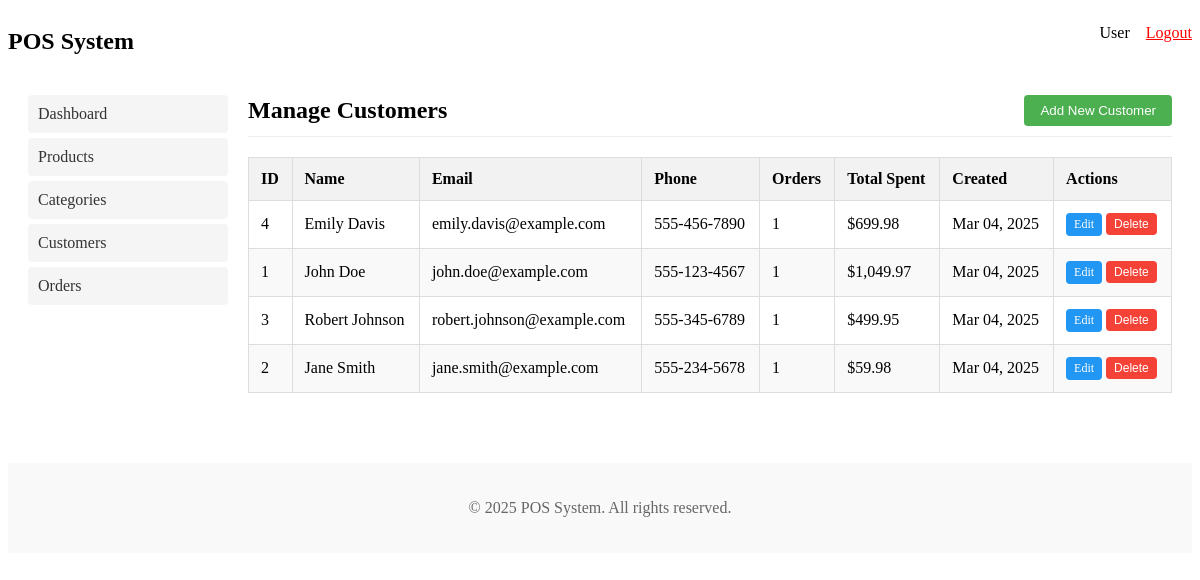
/customers.php (signed in), run on the app's committed database.
### tables this page shows
CREATE TABLE IF NOT EXISTS `customers` (
  `id` INT AUTO_INCREMENT PRIMARY KEY,
  `first_name` VARCHAR(50) NOT NULL,
  `last_name` VARCHAR(50) NOT NULL,
  `email` VARCHAR(100) UNIQUE,
  `phone` VARCHAR(20),
  `address` TEXT,
  `created_at` TIMESTAMP DEFAULT CURRENT_TIMESTAMP,
  `updated_at` TIMESTAMP DEFAULT CURRENT_TIMESTAMP ON UPDATE CURRENT_TIMESTAMP
);

### customers.php (the view, shortened to what this page needs)
<?php
require_once 'db.php';
$edit_mode = false;
$customers = [];
$sql = "SELECT c.*, COUNT(o.id) as order_count, SUM(CASE WHEN o.status = 'completed' THEN o.total_amount ELSE 0 END) as total_spent
        FROM customers c
        LEFT JOIN orders o ON c.id = o.customer_id
        GROUP BY c.id
        ORDER BY c.last_name, c.first_name";
$result = $db->query($sql);
if ($result->num_rows > 0) {
    while ($row = $result->fetch_assoc()) {
        $customers[] = $row;
    }
}
include 'includes/header.php';
?>
<div class="admin-header">
    <div class="admin-title"><?php echo $edit_mode ? 'Edit Customer' : 'Manage Customers'; ?></div>
    <div class="admin-actions">
        <?php if ($edit_mode): ?>
            <a href="customers.php" class="btn btn-secondary">Cancel</a>
        <?php else: ?>
            <button type="button" class="btn btn-primary" onclick="toggleForm()">Add New Customer</button>
        <?php endif; ?>
    </div>
</div>
<?php if (!$edit_mode): ?>
<div class="table-container">
    <?php if (empty($customers)): ?>
        <p>No customers found. Add your first customer using the button above.</p>
    <?php else: ?>
        <table>
            <thead>
                <tr>
                    <th>ID</th>
                    <th>Name</th>
                    <th>Email</th>
                    <th>Phone</th>
                    <th>Orders</th>
                    <th>Total Spent</th>
                    <th>Created</th>
                    <th>Actions</th>
                </tr>
            </thead>
            <tbody>
                <?php foreach ($customers as $item): ?>
                    <tr>
                        <td><?php echo $item['id']; ?></td>
                        <td><?php echo htmlspecialchars($item['first_name'] . ' ' . $item['last_name']); ?></td>
                        <td><?php echo htmlspecialchars($item['email'] ?? 'N/A'); ?></td>
                        <td><?php echo htmlspecialchars($item['phone'] ?? 'N/A'); ?></td>
                        <td><?php echo $item['order_count']; ?></td>
                        <td>$<?php echo number_format($item['total_spent'] ?? 0, 2); ?></td>
                        <td><?php echo date('M d, Y', strtotime($item['created_at'])); ?></td>
                        <td>
                            <a href="customers.php?edit=<?php echo $item['id']; ?>" class="btn btn-secondary" style="padding: 4px 8px; font-size: 12px;">Edit</a>
                            <form method="post" action="customers.php" style="display: inline-block;" onsubmit="return confirm('Are you sure you want to delete this customer?');">
                                <button type="submit" class="btn btn-danger" style="padding: 4px 8px; font-size: 12px;">Delete</button>
                            </form>
                        </td>
                    </tr>
                <?php endforeach; ?>
            </tbody>
        </table>
    <?php endif; ?>
</div>
<?php endif; ?>
<?php
include 'includes/footer.php';
?>

### includes/header.php (style rules this page uses)
.admin-header { display: flex; justify-content: space-between; align-items: center; margin-bottom: 20px; padding-bottom: 10px; border-bottom: 1px solid #eee; }
.admin-title { font-size: 24px; font-weight: bold; }
.admin-actions { display: flex; gap: 10px; }
.btn { display: inline-block; padding: 8px 16px; background-color: #4CAF50; color: white; text-decoration: none; border-radius: 4px; border: none; cursor: pointer; }
.btn-primary { background-color: #4CAF50; }
.btn-secondary { background-color: #2196F3; }
.btn-danger { background-color: #f44336; }
.table-container { overflow-x: auto; }
table { width: 100%; border-collapse: collapse; margin-bottom: 20px; }
table, th, td { border: 1px solid #ddd; }
th, td { padding: 12px; text-align: left; }
th { background-color: #f2f2f2; }
tr:nth-child(even) { background-color: #f9f9f9; }

### data on the page
customers: id "4", first_name+last_name "Emily Davis", email "emily.davis@example.com", phone "555-456-7890", order_count "1", total_spent "699.98", created_at "Mar 04, 2025"
customers: id "1", first_name+last_name "John Doe", email "john.doe@example.com", phone "555-123-4567", order_count "1", total_spent "1,049.97", created_at "Mar 04, 2025"
customers: id "3", first_name+last_name "Robert Johnson", email "robert.johnson@example.com", phone "555-345-6789", order_count "1", total_spent "499.95", created_at "Mar 04, 2025"
customers: id "2", first_name+last_name "Jane Smith", email "jane.smith@example.com", phone "555-234-5678", order_count "1", total_spent "59.98", created_at "Mar 04, 2025"

### other printed values
$_SESSION['username'] "User"
